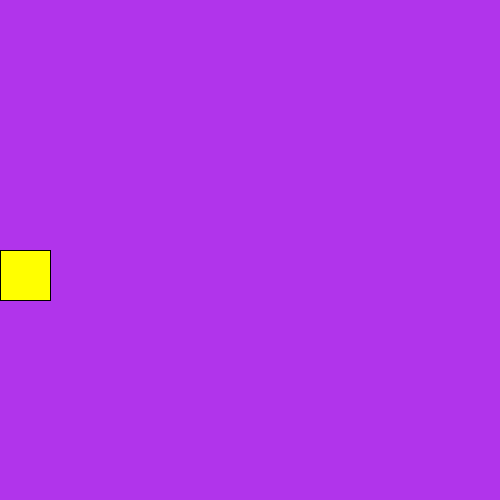
Frame 1 (no input)
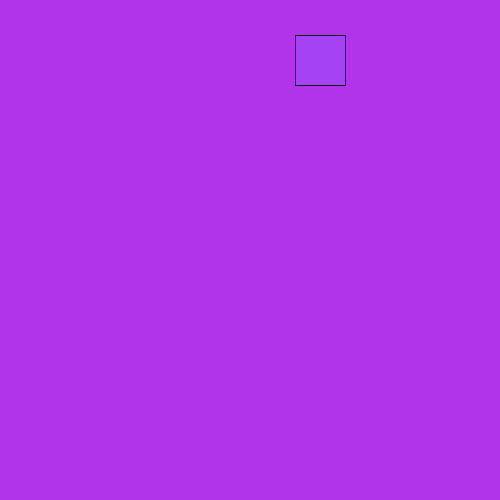
Frame 60 (the mouse pressed at the canvas centre just before this capture)
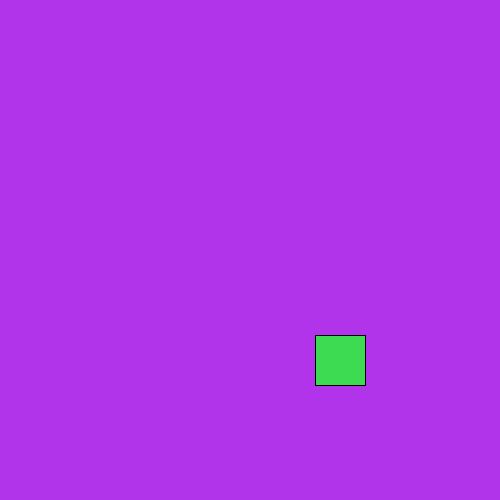
Frame 120 (the mouse held since frame 60 and released just before this capture)

The Processing sketch that drew these frames (run headless with seeded random() and noise(); from frame 60 on, the mouse is pressed at the canvas centre):

// Processing sketch: AnimationIntro
// ── AnimationIntro.pde
int x = 0; //global variable
int xSpeed = 5;
int y = 250;
int ySpeed = -5;
int red = 255;
int green = 255;
int blue = 0;
void setup(){
  size(500, 500);
}

void draw(){
  //rect(0, 0, width, height);
  background(177, 52, 235);
  fill(red, green, blue);
  rect(x, y, 50, 50);
  x += xSpeed;
  y += ySpeed;
  if (x + 50 > width || x < 0){
     //WRAPAROUND
     //x = 0;
     
     //BOUNCE
     xSpeed = -xSpeed;
     changeColor();
  }
  
  if (y < 0 || y + 50 > height){
     ySpeed = -ySpeed; 
     changeColor();
  }

  //bounce off the top and bottom
} //ends draw

void changeColor(){
  red = (int) random(0, 256);
  green = (int) random(0, 256);
  blue = (int) random(0, 256);
}
